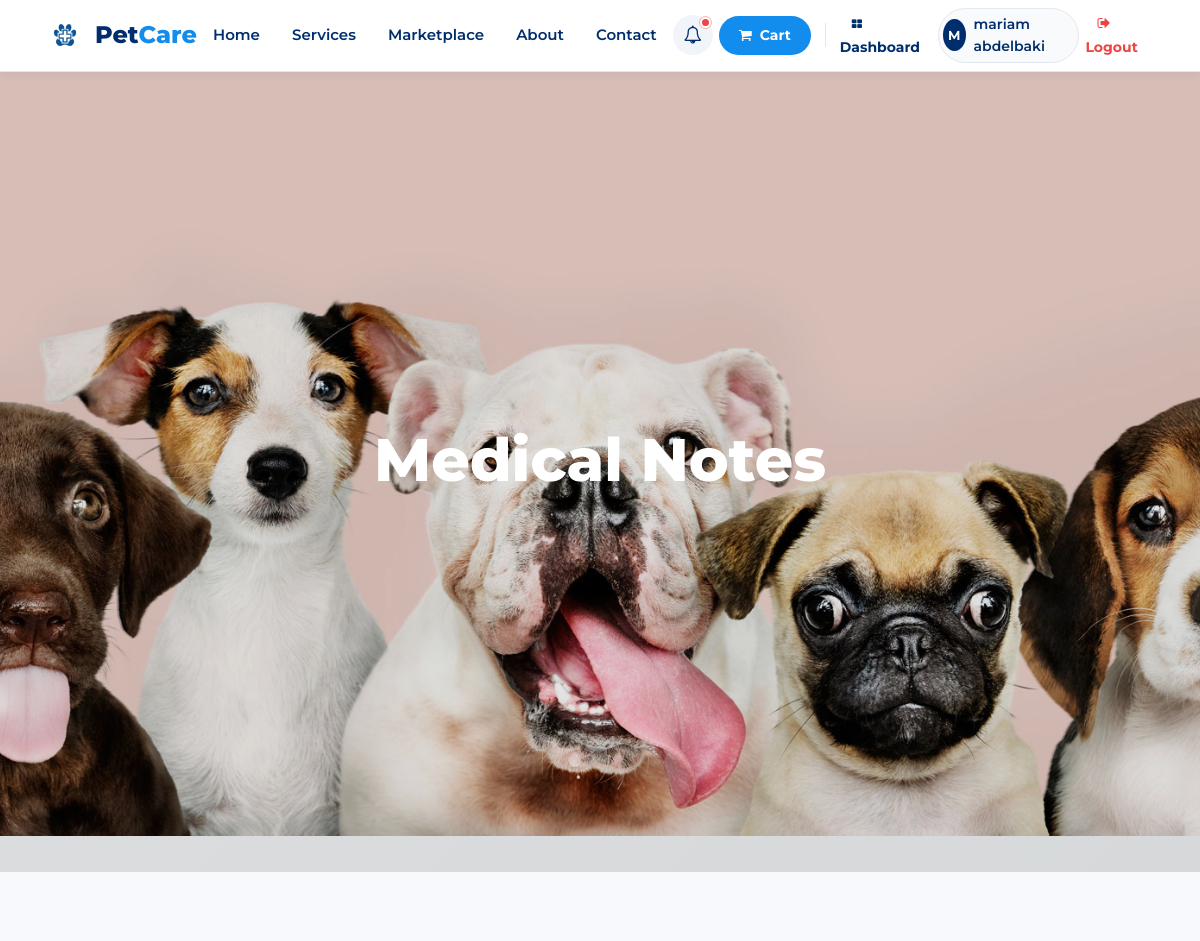
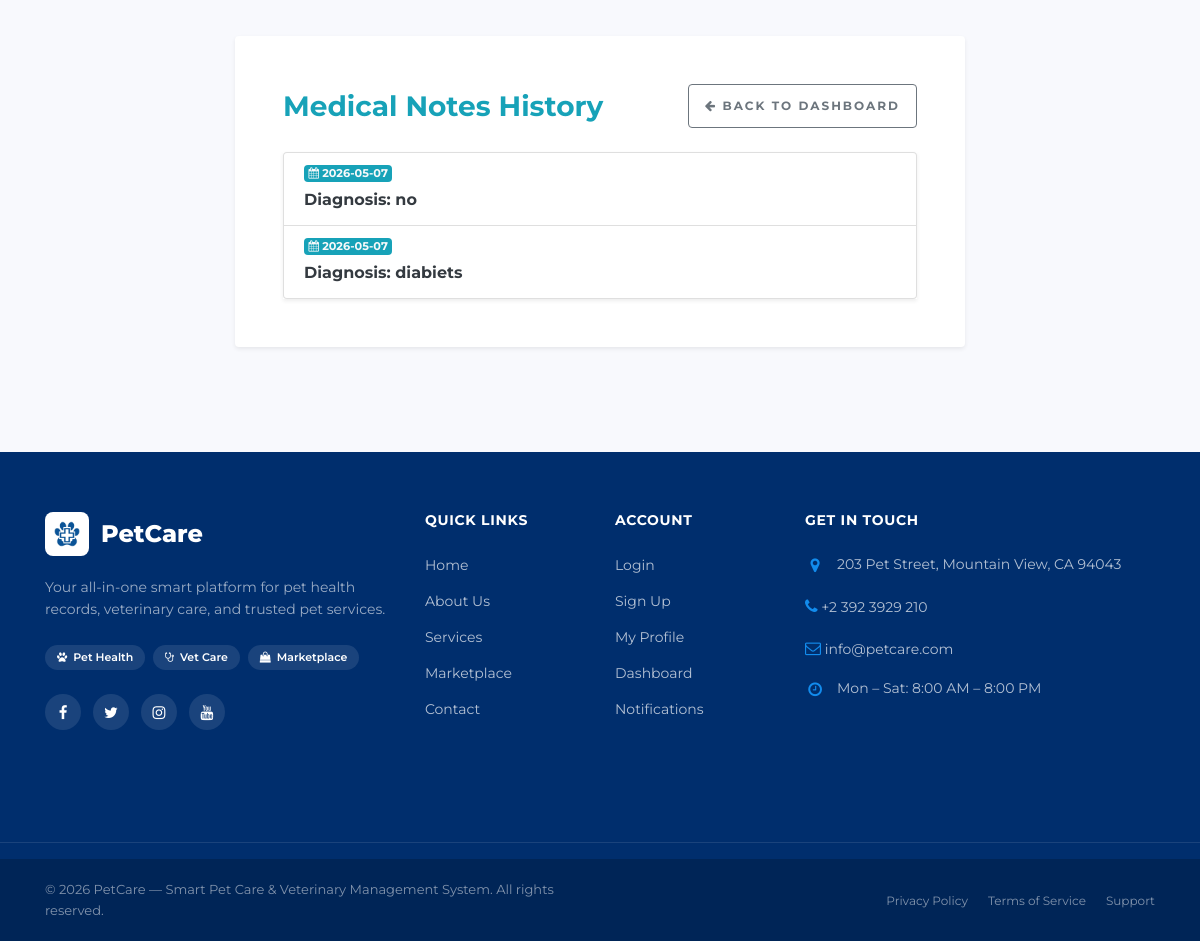
/petowner/medicalNotes/8 (signed in), run on the app's committed database (2 pictures, top to bottom).
### tables this page shows
CREATE TABLE `medicalrecord` (
  `RecordID` int(11) NOT NULL,
  `PetID` int(11) NOT NULL,
  `VetID` int(11) DEFAULT NULL,
  `Diagnosis` text DEFAULT NULL,
  `RecordDate` date DEFAULT NULL,
  `Behavior` varchar(255) DEFAULT NULL,
  `LabNotes` text DEFAULT NULL,
  `LabFile` varchar(255) DEFAULT NULL
);

### App/Controllers/PetOwnerController.php (called while the page is built, shortened)
<?php
class PetOwnerController extends Controller
{
    private function verifyPetOwnership($petId, $redirectTo = 'petowner/pets')
    {
        $petModel = new Pet();
        $pet = $petModel->getPetById($petId);
        return $pet;
    }
    public function medicalNotes($petId)
    {
        $pet = $this->verifyPetOwnership($petId);
        $medical = new MedicalRecord();
        $data['notes'] = $medical->getMedicalNotesByPet($petId);
        $data['pet'] = $pet;
        $this->view('PetOwner/medical_notes', $data);
    }
}

### App/Core/App.php (called while the page is built, shortened)
<?php
class App
{
    private $method     = 'index';
    public function splitUrl()
    {
        $url = $_GET['url'] ?? 'home';
        $url = rtrim($url, '/');
        $url = explode('/', $url);
        return $url;
    }
    public function run()
    {
        $url = $this->splitUrl();
        $controller = new $this->controller;
        if (! empty($url[1])) {
            if (method_exists($controller, $url[1])) {
                $this->method = $url[1];
            } else {
                require_once __DIR__ . '/../Controllers/Error404Controller.php';
                $this->controller = 'Error404Controller';
                $controller = new $this->controller;
                $this->method = 'index';
            }
        }
        $params = [];
if (count($url) > 2) {
    $params = array_slice($url, 2);
}
call_user_func_array(
    [$controller, $this->method],
    $params
);
    }
}

### Public/index.php (called while the page is built, shortened)
<?php
$app = new App;
$app->run();

### App/Core/Database.php (called while the page is built)
<?php
trait Database
{
    public function connect()
    {
        $string = "mysql:host=" . DBHOST . ";dbname=" . DBNAME . ";charset=utf8mb4";
        $options = [
            PDO::ATTR_ERRMODE            => PDO::ERRMODE_EXCEPTION,
            PDO::ATTR_DEFAULT_FETCH_MODE => PDO::FETCH_ASSOC,
        ];
        $connection = new PDO($string, DBUSER, DBPASS, $options);
        return $connection;
    }
    public function query($query, $data = [])
    {
        try {
            $stmt  = $this->connect()->prepare($query);
            $check = $stmt->execute($data);
            if ($check) {
                $result = $stmt->fetchAll(PDO::FETCH_ASSOC);
                if (is_array($result) && count($result) > 0) {
                    return $result;
                } else {
                    return $stmt->rowCount() > 0 ? true : false;
                }
            } else {
                return false;
            }
        } catch (PDOException $e) {
            error_log("DB Error: " . $e->getMessage());
            return false;
        }
    }
}

### App/models/MedicalRecord.php (called while the page is built, shortened)
<?php
class MedicalRecord
{
    public function getMedicalNotesByPet($petId)
    {
        $query = "SELECT mr.*, v.Name as VetName
                  FROM MedicalRecord mr
                  LEFT JOIN veterinarian v ON mr.VetID = v.VetID
                  WHERE mr.PetID = :PetID
                  ORDER BY mr.RecordDate DESC";
        return $this->query($query, ['PetID' => $petId]);
    }
}

### App/views/PetOwner/medical_notes.php (the view, shortened to what this page needs)
<?php require __DIR__ . '/../layouts/header.php'; ?>
<?php require __DIR__ . '/../layouts/navbar.php'; ?>
<div class="hero-wrap js-fullheight" style="background-image: url('<?php echo ROOT ?>/assets/images/bg_2.jpg'); height: 300px !important; min-height: 300px;" data-stellar-background-ratio="0.5">
  <div class="overlay"></div>
  <div class="container">
    <div class="row no-gutters slider-text js-fullheight align-items-center justify-content-center" style="height: 300px !important; min-height: 300px;">
      <div class="col-md-11 ftco-animate text-center">
        <h1 class="mb-4">Medical Notes</h1>
      </div>
    </div>
  </div>
</div>
<section class="ftco-section bg-light">
    <div class="container">
        <div class="row justify-content-center">
            <div class="col-md-8">
                <div class="p-5 bg-white shadow-sm rounded">
                    <div class="mb-4 d-flex justify-content-between align-items-center">
                        <h3 class="mb-0 text-info">Medical Notes History</h3>
                        <a href="<?= ROOT ?>/petowner/index" class="btn btn-outline-secondary btn-sm"><i class="fa fa-arrow-left"></i> Back to Dashboard</a>
                    </div>
                    <ul class="list-group shadow-sm">
                        <?php if (!empty($data['notes'])): ?>
                            <?php foreach ($data['notes'] as $note): ?>
                                <li class="list-group-item">
                                    <div class="d-flex w-100 justify-content-between mb-2">
                                        <small class="badge badge-info text-light"><i class="fa fa-calendar"></i> <?= htmlspecialchars($note['RecordDate'] ?? 'Date Unknown') ?></small>
                                    </div>
                                    <h6 class="mb-1 text-dark">Diagnosis: <?= htmlspecialchars($note['Diagnosis'] ?? 'No Diagnosis') ?></h6>
                                </li>
                            <?php endforeach; ?>
                        <?php else: ?>
                            <li class="list-group-item text-muted text-center py-4">No medical notes found for this pet.</li>
                        <?php endif; ?>
                    </ul>
                </div>
            </div>
        </div>
    </div>
</section>
<?php require __DIR__ . '/../layouts/footer.php'; ?>

### Public/assets/CSS/profile.css (style rules this page uses)
:root { --profile-primary: #185FA5; --profile-secondary: #0C447C; --profile-bg: #f8fafc; --profile-white: #ffffff; --profile-border: rgba(0, 0, 0, 0.08); --profile-text: #1e293b; --profile-muted: #64748b; --profile-radius: 16px; --profile-shadow: 0 4px 6px -1px rgba(0, 0, 0, 0.1), 0 2px 4px -1px rgba(0, 0, 0, 0.06); }

### Public/assets/CSS/passport.css (style rules this page uses)
body { background: #f4f7f6; }

### Public/assets/CSS/home.css (style rules this page uses)
:root { --brand-primary: var(--chewy-blue); --brand-secondary: var(--chewy-navy); --brand-accent: var(--chewy-orange); --brand-bg: #f6f9fc; }

### Public/assets/CSS/error.css (style rules this page uses)
:root { --primary-blue: #185FA5; --soft-blue: #E3F2FD; --accent-orange: #FF8A65; --glass-bg: rgba(255, 255, 255, 0.85); }
body { background: linear-gradient(135deg, #f8f9fa 0%, #e9ecef 100%); min-height: 100vh; display: flex; flex-direction: column; }

### Public/assets/CSS/theme.css (style rules this page uses)
:root { --chewy-blue: #128ced; --chewy-navy: #002e6d; --chewy-orange: #ff9f00; --chewy-bg: #ffffff; --chewy-bg-alt: #f6f6f6; --chewy-text: #333333; --chewy-text-muted: #666666; --chewy-border: #e2e8f0; --chewy-radius: 12px; --chewy-radius-pill: 100px; --chewy-shadow: 0 4px 12px rgba(0, 0, 0, 0.05); }
body { font-family: 'Montserrat', -apple-system, BlinkMacSystemFont, "Segoe UI", Roboto, sans-serif; color: var(--chewy-text); background-color: var(--chewy-bg); line-height: 1.6; }
h1, h2, h3, h4, h5, h6 { color: var(--chewy-navy); font-weight: 700; }

### data on the page
medicalrecord: RecordDate "2026-05-07", Diagnosis "no"
medicalrecord: RecordDate "2026-05-07", Diagnosis "diabiets"

### other printed values
substr($_SESSION['username'], 0, 1) "M"
$_SESSION['username'] "mariam abdelbaki"
